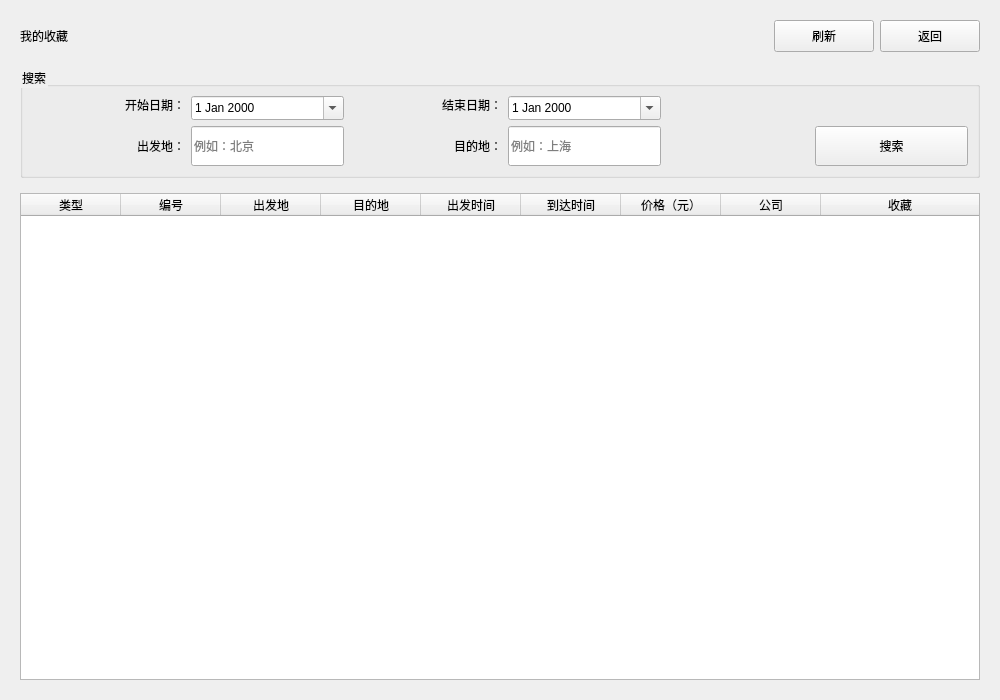
<?xml version="1.0" encoding="UTF-8"?>
<ui version="4.0">
 <class>favorite_dialog</class>
 <widget class="QWidget" name="favorite_dialog">
  <property name="geometry">
   <rect>
    <x>0</x>
    <y>0</y>
    <width>1000</width>
   <height>700</height>
  </rect>
 </property>
 <property name="styleSheet">
  <string notr="true">QWidget { color: #000000; }</string>
 </property>
 <property name="windowTitle">
   <string>我的收藏夹</string>
  </property>
  <layout class="QVBoxLayout" name="verticalLayout_main">
   <property name="spacing">
    <number>15</number>
   </property>
   <property name="leftMargin">
    <number>20</number>
   </property>
   <property name="topMargin">
    <number>20</number>
   </property>
   <property name="rightMargin">
    <number>20</number>
   </property>
   <property name="bottomMargin">
    <number>20</number>
   </property>
   <item>
    <layout class="QHBoxLayout" name="horizontalLayout_header">
     <property name="spacing">
      <number>6</number>
     </property>
     <property name="sizeConstraint">
      <enum>QLayout::SizeConstraint::SetNoConstraint</enum>
     </property>
     <item>
      <widget class="QLabel" name="label_title">
       <property name="styleSheet">
        <string notr="true"/>
       </property>
       <property name="text">
        <string>我的收藏</string>
       </property>
      </widget>
     </item>
     <item>
      <widget class="QPushButton" name="btn_refresh">
       <property name="sizePolicy">
        <sizepolicy hsizetype="Fixed" vsizetype="Preferred">
         <horstretch>0</horstretch>
         <verstretch>0</verstretch>
        </sizepolicy>
       </property>
       <property name="minimumSize">
        <size>
         <width>100</width>
         <height>32</height>
        </size>
       </property>
       <property name="text">
        <string>刷新</string>
       </property>
       <property name="icon">
        <iconset theme="view-refresh"/>
       </property>
      </widget>
     </item>
     <item>
      <widget class="QPushButton" name="btn_back">
       <property name="sizePolicy">
        <sizepolicy hsizetype="Fixed" vsizetype="Preferred">
         <horstretch>0</horstretch>
         <verstretch>0</verstretch>
        </sizepolicy>
       </property>
       <property name="minimumSize">
        <size>
         <width>100</width>
         <height>32</height>
        </size>
       </property>
       <property name="text">
        <string>返回</string>
       </property>
       <property name="icon">
        <iconset theme="go-previous"/>
       </property>
      </widget>
     </item>
    </layout>
   </item>
   <item>
    <widget class="QGroupBox" name="groupBox">
     <property name="minimumSize">
      <size>
       <width>0</width>
       <height>100</height>
      </size>
     </property>
     <property name="title">
      <string>搜索</string>
     </property>
     <layout class="QGridLayout" name="gridLayout">
      <item row="0" column="0">
       <widget class="QLabel" name="label_datebegin">
        <property name="text">
         <string>开始日期：</string>
        </property>
        <property name="alignment">
         <set>Qt::AlignmentFlag::AlignRight|Qt::AlignmentFlag::AlignTrailing|Qt::AlignmentFlag::AlignVCenter</set>
        </property>
       </widget>
      </item>
      <item row="0" column="1" rowspan="2">
       <widget class="QDateEdit" name="dateEdit_begin">
        <property name="sizePolicy">
         <sizepolicy hsizetype="Preferred" vsizetype="Preferred">
          <horstretch>0</horstretch>
          <verstretch>0</verstretch>
         </sizepolicy>
        </property>
        <property name="calendarPopup">
         <bool>true</bool>
        </property>
       </widget>
      </item>
      <item row="0" column="2">
       <widget class="QLabel" name="label_dateend">
        <property name="text">
         <string>结束日期：</string>
        </property>
        <property name="alignment">
         <set>Qt::AlignmentFlag::AlignRight|Qt::AlignmentFlag::AlignTrailing|Qt::AlignmentFlag::AlignVCenter</set>
        </property>
       </widget>
      </item>
      <item row="0" column="3" rowspan="2">
       <widget class="QDateEdit" name="dateEdit_end">
        <property name="sizePolicy">
         <sizepolicy hsizetype="Preferred" vsizetype="Preferred">
          <horstretch>0</horstretch>
          <verstretch>0</verstretch>
         </sizepolicy>
        </property>
        <property name="calendarPopup">
         <bool>true</bool>
        </property>
       </widget>
      </item>
      <item row="1" column="4" rowspan="2">
       <spacer name="horizontalSpacer">
        <property name="orientation">
         <enum>Qt::Orientation::Horizontal</enum>
        </property>
        <property name="sizeType">
         <enum>QSizePolicy::Policy::Minimum</enum>
        </property>
        <property name="sizeHint" stdset="0">
         <size>
          <width>148</width>
          <height>20</height>
         </size>
        </property>
       </spacer>
      </item>
      <item row="2" column="0">
       <widget class="QLabel" name="label_dep">
        <property name="text">
         <string>出发地：</string>
        </property>
        <property name="alignment">
         <set>Qt::AlignmentFlag::AlignRight|Qt::AlignmentFlag::AlignTrailing|Qt::AlignmentFlag::AlignVCenter</set>
        </property>
       </widget>
      </item>
      <item row="2" column="1">
       <widget class="QLineEdit" name="lineEdit_dep">
        <property name="sizePolicy">
         <sizepolicy hsizetype="Preferred" vsizetype="Preferred">
          <horstretch>0</horstretch>
          <verstretch>0</verstretch>
         </sizepolicy>
        </property>
        <property name="placeholderText">
         <string>例如：北京</string>
        </property>
       </widget>
      </item>
      <item row="2" column="2">
       <widget class="QLabel" name="label_arr">
        <property name="text">
         <string>目的地：</string>
        </property>
        <property name="alignment">
         <set>Qt::AlignmentFlag::AlignRight|Qt::AlignmentFlag::AlignTrailing|Qt::AlignmentFlag::AlignVCenter</set>
        </property>
       </widget>
      </item>
      <item row="2" column="3">
       <widget class="QLineEdit" name="lineEdit_arr">
        <property name="sizePolicy">
         <sizepolicy hsizetype="Preferred" vsizetype="Preferred">
          <horstretch>0</horstretch>
          <verstretch>0</verstretch>
         </sizepolicy>
        </property>
        <property name="placeholderText">
         <string>例如：上海</string>
        </property>
       </widget>
      </item>
      <item row="2" column="5">
       <widget class="QPushButton" name="searchBtn">
        <property name="sizePolicy">
         <sizepolicy hsizetype="Preferred" vsizetype="Preferred">
          <horstretch>0</horstretch>
          <verstretch>0</verstretch>
         </sizepolicy>
        </property>
        <property name="minimumSize">
         <size>
          <width>90</width>
          <height>40</height>
         </size>
        </property>
        <property name="cursor">
         <cursorShape>PointingHandCursor</cursorShape>
        </property>
        <property name="text">
         <string>搜索</string>
        </property>
       </widget>
      </item>
     </layout>
    </widget>
   </item>
   <item>
    <widget class="QTableWidget" name="tableWidget_favorites">
     <property name="alternatingRowColors">
      <bool>true</bool>
     </property>
     <property name="selectionBehavior">
      <enum>QAbstractItemView::SelectionBehavior::SelectRows</enum>
     </property>
     <property name="verticalScrollMode">
      <enum>QAbstractItemView::ScrollMode::ScrollPerPixel</enum>
     </property>
     <property name="horizontalScrollMode">
      <enum>QAbstractItemView::ScrollMode::ScrollPerPixel</enum>
     </property>
     <property name="showGrid">
      <bool>true</bool>
     </property>
     <attribute name="horizontalHeaderHighlightSections">
      <bool>false</bool>
     </attribute>
     <attribute name="horizontalHeaderStretchLastSection">
      <bool>true</bool>
     </attribute>
     <attribute name="verticalHeaderVisible">
      <bool>false</bool>
     </attribute>
     <column>
      <property name="text">
       <string>类型</string>
      </property>
     </column>
     <column>
      <property name="text">
       <string>编号</string>
      </property>
     </column>
     <column>
      <property name="text">
       <string>出发地</string>
      </property>
     </column>
     <column>
      <property name="text">
       <string>目的地</string>
      </property>
     </column>
     <column>
      <property name="text">
       <string>出发时间</string>
      </property>
     </column>
     <column>
      <property name="text">
       <string>到达时间</string>
      </property>
     </column>
     <column>
      <property name="text">
       <string>价格（元）</string>
      </property>
     </column>
     <column>
      <property name="text">
       <string>公司</string>
      </property>
     </column>
     <column>
      <property name="text">
       <string>收藏</string>
      </property>
     </column>
    </widget>
   </item>
  </layout>
 </widget>
 <resources/>
 <connections/>
</ui>
